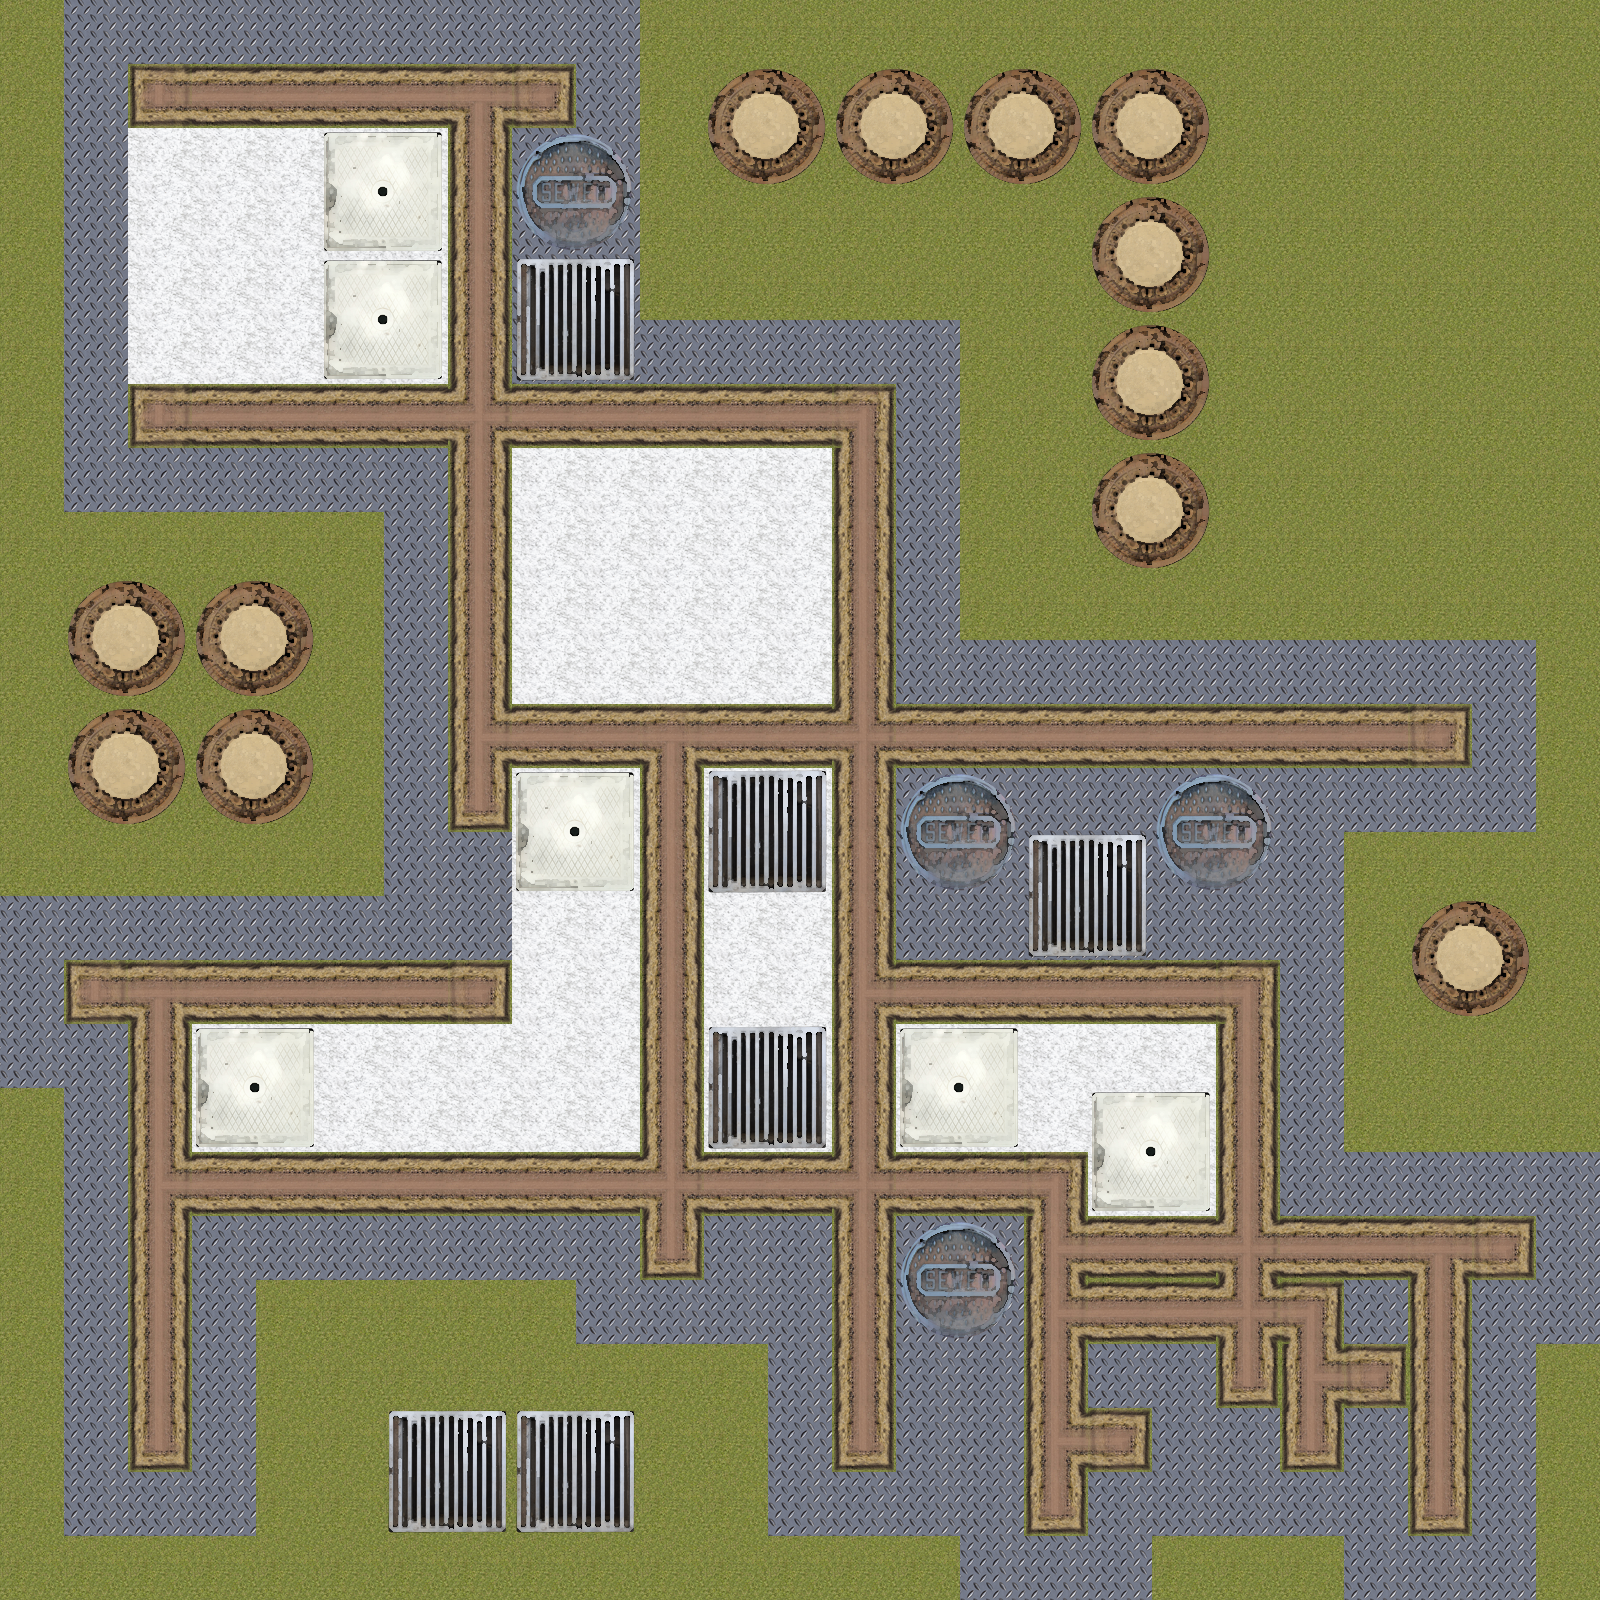

A 2D game scene composited from a Tiled map and its tileset images. What follows is a short description and the map's XML, with every tile layer's data as written:
An orthogonal 25x25 tile map with 64x64 px tiles, 2 tile layers (Ground, Sewers), 2 tilesets.

<map version="1.0" tiledversion="1.1.2" orientation="orthogonal" renderorder="right-down" width="25" height="25" tilewidth="64" tileheight="64" infinite="0" nextobjectid="1">
 <tileset firstgid="1" name="tilemap64" tilewidth="64" tileheight="64" tilecount="16" columns="4">
  <image source="tilemap64.png" width="256" height="256" />
  <tile id="4">
   <properties>
    <property name="collider" value="collider" />
    <property name="display" value="visible" />
    <property name="name" value="whitewall" />
   </properties>
  </tile>
  <tile id="5">
   <properties>
    <property name="collider" value="trigger" />
    <property name="name" value="metal" />
   </properties>
  </tile>
  <tile id="12">
   <properties>
    <property name="collider" value="collider" />
    <property name="name" value="grass" />
   </properties>
  </tile>
 </tileset>
 <tileset firstgid="17" name="tilemap128" tilewidth="128" tileheight="128" tilecount="4" columns="2">
  <image source="tilemap128.png" width="256" height="256" />
  <tile id="2">
   <properties>
    <property name="display" value="true" />
   </properties>
  </tile>
 </tileset>
 <layer name="Ground" width="25" height="25">
  <data encoding="csv">
13,6,6,6,6,6,6,6,6,6,13,13,13,13,13,13,13,13,13,13,13,13,13,13,13,
13,6,9,14,14,14,14,10,8,6,13,13,13,13,13,13,13,13,13,13,13,13,13,13,13,
13,6,5,5,5,5,5,15,6,6,13,13,13,13,13,13,13,13,13,13,13,13,13,13,13,
13,6,5,5,5,5,5,15,6,6,13,13,13,13,13,13,13,13,13,13,13,13,13,13,13,
13,6,5,5,5,5,5,15,6,6,13,13,13,13,13,13,13,13,13,13,13,13,13,13,13,
13,6,5,5,5,5,5,15,6,6,6,6,6,6,6,13,13,13,13,13,13,13,13,13,13,
13,6,9,14,14,14,14,11,14,14,14,14,14,12,6,13,13,13,13,13,13,13,13,13,13,
13,6,6,6,6,6,6,15,5,5,5,5,5,15,6,13,13,13,13,13,13,13,13,13,13,
13,13,13,13,13,13,6,15,5,5,5,5,5,15,6,13,13,13,13,13,13,13,13,13,13,
13,13,13,13,13,13,6,15,5,5,5,5,5,15,6,13,13,13,13,13,13,13,13,13,13,
13,13,13,13,13,13,6,15,5,5,5,5,5,15,6,6,6,6,6,6,6,6,6,6,13,
13,13,13,13,13,13,6,7,14,14,10,14,14,11,14,14,14,14,14,14,14,14,8,6,13,
13,13,13,13,13,13,6,16,5,5,15,5,5,15,6,6,6,6,6,6,6,6,6,6,13,
13,13,13,13,13,13,6,6,5,5,15,5,5,15,6,6,6,6,6,6,6,13,13,13,13,
6,6,6,6,6,6,6,6,5,5,15,5,5,15,6,6,6,6,6,6,6,13,13,13,13,
6,9,10,14,14,14,14,8,5,5,15,5,5,7,14,14,14,14,14,12,6,13,13,13,13,
6,6,15,5,5,5,5,5,5,5,15,5,5,15,5,5,5,5,5,15,6,13,13,13,13,
13,6,15,5,5,5,5,5,5,5,15,5,5,15,5,5,5,5,5,15,6,13,13,13,13,
13,6,7,14,14,14,14,14,14,14,11,14,14,11,14,14,12,5,5,15,6,6,6,6,6,
13,6,15,6,6,6,6,6,6,6,16,6,6,15,6,6,7,14,14,11,14,14,10,8,6,
13,6,15,6,13,13,13,13,13,6,6,6,6,15,6,6,7,14,14,11,12,6,15,6,6,
13,6,15,6,13,13,13,13,13,13,13,13,6,15,6,6,15,6,6,16,7,8,15,6,13,
13,6,16,6,13,13,13,13,13,13,13,13,6,16,6,6,7,8,6,6,16,6,15,6,13,
13,6,6,6,13,13,13,13,13,13,13,13,6,6,6,6,16,6,6,6,6,6,16,6,13,
13,13,13,13,13,13,13,13,13,13,13,13,13,13,13,6,6,6,13,13,13,6,6,6,13
</data>
 </layer>
 <layer name="Sewers" width="25" height="25">
  <properties>
   <property name="depth" value="-100" />
  </properties>
  <data encoding="csv">
0,0,0,0,0,0,0,0,0,0,0,0,0,0,0,0,0,0,0,0,0,0,0,0,0,
0,0,0,0,0,0,0,0,0,0,0,0,0,0,0,0,0,0,0,0,0,0,0,0,0,
0,0,0,0,0,0,0,0,0,0,0,19,0,19,0,19,0,19,0,0,0,0,0,0,0,
0,0,0,0,0,20,0,0,18,0,0,0,0,0,0,0,0,0,0,0,0,0,0,0,0,
0,0,0,0,0,0,0,0,0,0,0,0,0,0,0,0,0,19,0,0,0,0,0,0,0,
0,0,0,0,0,20,0,0,17,0,0,0,0,0,0,0,0,0,0,0,0,0,0,0,0,
0,0,0,0,0,0,0,0,0,0,0,0,0,0,0,0,0,19,0,0,0,0,0,0,0,
0,0,0,0,0,0,0,0,0,0,0,0,0,0,0,0,0,0,0,0,0,0,0,0,0,
0,0,0,0,0,0,0,0,0,0,0,0,0,0,0,0,0,19,0,0,0,0,0,0,0,
0,0,0,0,0,0,0,0,0,0,0,0,0,0,0,0,0,0,0,0,0,0,0,0,0,
0,19,0,19,0,0,0,0,0,0,0,0,0,0,0,0,0,0,0,0,0,0,0,0,0,
0,0,0,0,0,0,0,0,0,0,0,0,0,0,0,0,0,0,0,0,0,0,0,0,0,
0,19,0,19,0,0,0,0,0,0,0,0,0,0,0,0,0,0,0,0,0,0,0,0,0,
0,0,0,0,0,0,0,0,20,0,0,17,0,0,18,0,0,0,18,0,0,0,0,0,0,
0,0,0,0,0,0,0,0,0,0,0,0,0,0,0,0,17,0,0,0,0,0,0,0,0,
0,0,0,0,0,0,0,0,0,0,0,0,0,0,0,0,0,0,0,0,0,0,19,0,0,
0,0,0,0,0,0,0,0,0,0,0,0,0,0,0,0,0,0,0,0,0,0,0,0,0,
0,0,0,20,0,0,0,0,0,0,0,17,0,0,20,0,0,0,0,0,0,0,0,0,0,
0,0,0,0,0,0,0,0,0,0,0,0,0,0,0,0,0,20,0,0,0,0,0,0,0,
0,0,0,0,0,0,0,0,0,0,0,0,0,0,0,0,0,0,0,0,0,0,0,0,0,
0,0,0,0,0,0,0,0,0,0,0,0,0,0,18,0,0,0,0,0,0,0,0,0,0,
0,0,0,0,0,0,0,0,0,0,0,0,0,0,0,0,0,0,0,0,0,0,0,0,0,
0,0,0,0,0,0,0,0,0,0,0,0,0,0,0,0,0,0,0,0,0,0,0,0,0,
0,0,0,0,0,0,17,0,17,0,0,0,0,0,0,0,0,0,0,0,0,0,0,0,0,
0,0,0,0,0,0,0,0,0,0,0,0,0,0,0,0,0,0,0,0,0,0,0,0,0
</data>
 </layer>
</map>
